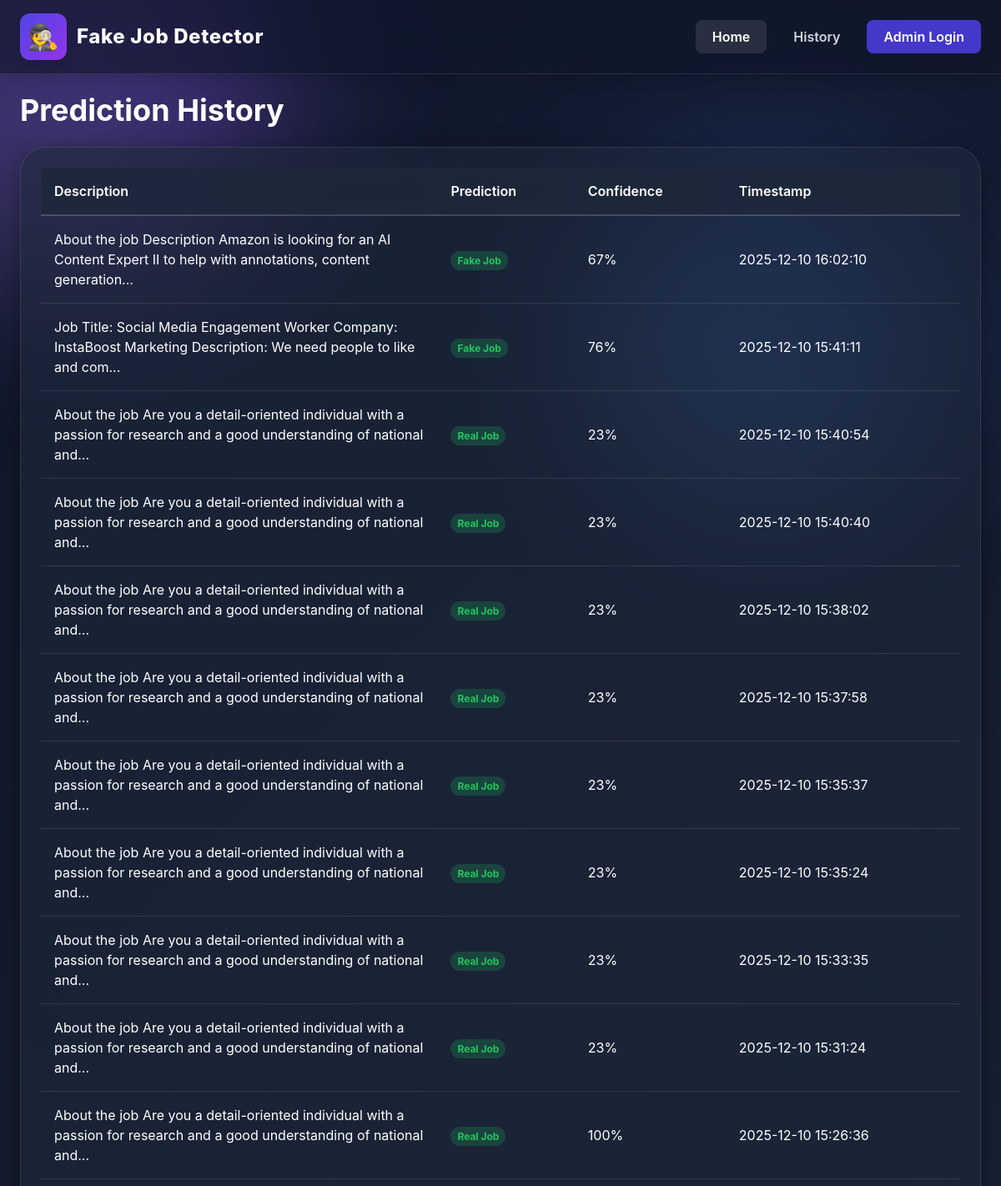
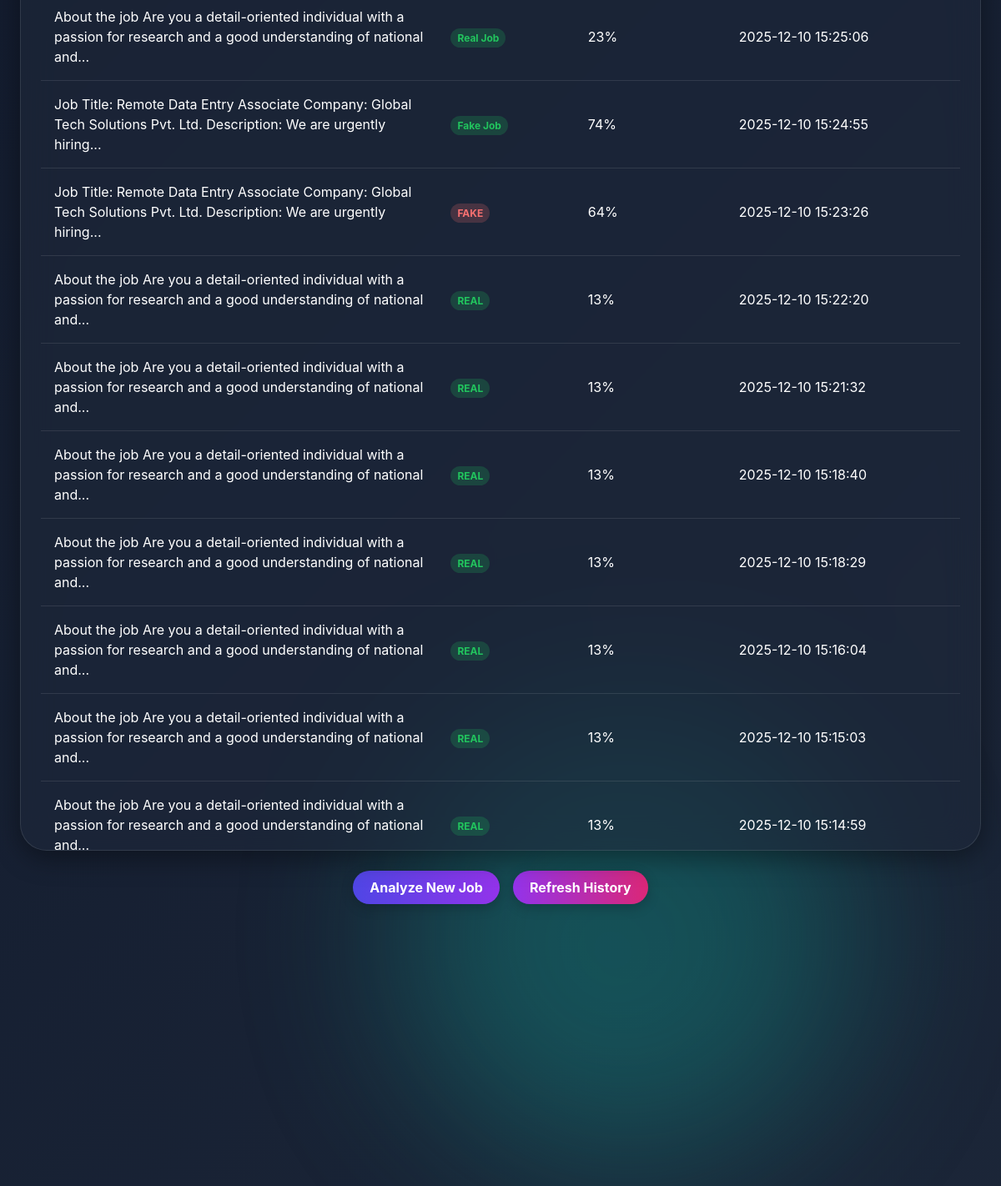
The app's page /history with its own data (2 pictures, top to bottom).
### tables this page shows
CREATE TABLE analysis (
            id INTEGER PRIMARY KEY AUTOINCREMENT,
            job_description TEXT,
            score INTEGER,
            verdict TEXT,
            created_at TEXT
        );

### app.py (the view)
@app.route("/history")
def history():
    conn = sqlite3.connect(DB_PATH)
    c = conn.cursor()
    c.execute("SELECT job_description, verdict, score, created_at FROM analysis ORDER BY id DESC")
    rows = c.fetchall()
    conn.close()
    return render_template("history.html", records=rows)

### templates/history.html (shortened to what this page needs)
<!doctype html>
<html lang="en" class="h-full bg-slate-900">
<head>
  <script src="https://cdn.tailwindcss.com"></script>
</head>
<body class="h-full">
  <div class="blob blob1"></div>
  <div class="blob blob2"></div>
  <div class="blob blob3"></div>
  <nav class="fixed top-0 left-0 right-0 z-50 backdrop-blur-xl bg-slate-900/60 border-b border-white/10 shadow-lg transition-all duration-300">
    <div class="max-w-7xl mx-auto px-6 py-4 flex justify-between items-center">
      <div class="flex items-center gap-3 cursor-default select-none">
        <div class="w-14 h-14 rounded-xl bg-gradient-to-br from-indigo-600 to-purple-600 flex items-center justify-center text-3xl drop-shadow-lg">🕵️</div>
        <span class="text-2xl font-extrabold tracking-wide text-white">Fake Job Detector</span>
      </div>
      <div class="flex gap-3 items-center">
        <a href="/" class="px-5 py-2 text-base font-semibold rounded-lg bg-white/10 text-white hover:bg-white/20 active:scale-95 transition">Home</a>
        <a href="/history" class="px-5 py-2 text-base font-semibold rounded-lg text-gray-300 hover:text-white hover:bg-white/10 active:scale-95 transition">History</a>
        <a href="/admin_login" class="px-5 py-2 text-base font-semibold rounded-lg bg-indigo-700 hover:bg-indigo-800 text-white active:scale-95 transition">Admin Login</a>
      </div>
    </div>
  </nav>
  <main class="pt-28 px-6 max-w-7xl mx-auto relative z-10 space-y-6">
    <h1 class="text-4xl font-bold mb-6">Prediction History</h1>
    <div class="glass">
      {% if records %}
      <table>
        <thead>
          <tr>
            <th>Description</th>
            <th>Prediction</th>
            <th>Confidence</th>
            <th>Timestamp</th>
          </tr>
        </thead>
        <tbody>
          {% for job, label, conf, time in records %}
          <tr class="hover:bg-white/10 transition">
            <td class="max-w-xs">{{ job[:120] }}{% if job|length > 120 %}...{% endif %}</td>
            <td>
              <span class="verdict-badge {% if label == 'FAKE' %}fake{% else %}real{% endif %}">
                {{ label }}
              </span>
            </td>
            <td>{{ conf }}%</td>
            <td>{{ time }}</td>
          </tr>
          {% endfor %}
        </tbody>
      </table>
      {% else %}
      <div class="text-center text-gray-300 py-12">
        No history yet. Start analyzing jobs on <a href="/" class="text-indigo-400 underline">Home</a>.
      </div>
      {% endif %}
    </div>
    <div class="flex flex-col sm:flex-row gap-4 justify-center mt-6">
      <a href="/" class="btn bg-gradient-to-r from-indigo-600 to-purple-600">Analyze New Job</a>
      <a href="/history" class="btn bg-gradient-to-r from-purple-600 to-pink-600">Refresh History</a>
    </div>
  </main>
</body>
</html>

### templates/history.html (style rules this page uses)
html, body { height: 100%; margin: 0; font-family: 'Inter', sans-serif; background: linear-gradient(135deg, #0f172a 0%, #1e293b 100%); color: white; overflow-x: hidden; }
html { scroll-behavior: smooth; }
.blob { position: fixed; border-radius: 50%; opacity: 0.35; filter: blur(100px); animation: float 25s infinite alternate ease-in-out, morph 40s infinite alternate ease-in-out; z-index: 0; pointer-events: none; }
.blob1 { width: 500px; height: 500px; background: linear-gradient(45deg, #a78bfa, #7c3aed); top: -150px; left: -150px; animation-delay: 0s; }
.blob2 { width: 400px; height: 400px; background: linear-gradient(45deg, #60a5fa, #2563eb); top: 200px; left: 60%; animation-delay: 3s; }
.blob3 { width: 550px; height: 550px; background: linear-gradient(45deg, #14b8a6, #0d9488); top: 60%; left: 40%; animation-delay: 6s; }
.glass { background: rgba(30, 41, 59, 0.6); backdrop-filter: blur(20px); border: 1px solid rgba(255,255,255,0.1); border-radius: 2rem; box-shadow: 0 8px 32px rgba(0,0,0,0.4); padding: 1.5rem; max-height: 60vh; overflow-y: auto; overflow-x: hidden; }
table { width: 100%; border-collapse: collapse; }
th, td { padding: 1rem; text-align: left; word-wrap: break-word; }
th { border-bottom: 2px solid rgba(255,255,255,0.2); font-weight: 600; position: sticky; top: 0; background: rgba(30,41,59,0.8); backdrop-filter: blur(10px); }
td { border-bottom: 1px solid rgba(255,255,255,0.1); }
.btn { display: inline-block; padding: 0.5rem 1.25rem; border-radius: 9999px; font-weight: 700; color: white; text-align: center; box-shadow: 0 4px 15px rgba(0,0,0,0.2); transition: all 0.3s ease; text-decoration: none; }
.verdict-badge { padding: 0.25rem 0.5rem; border-radius: 9999px; font-weight: bold; font-size: 0.75rem; }
.fake { background-color: rgba(248, 113, 113, 0.2); color: #f87171; }
.real { background-color: rgba(34,197,94,0.2); color: #22c55e; }

### records on screen
analysis: job_description "About the job Description Amazon is looking for an AI Content Expert II to help with annotations, content generation", verdict "Fake Job", score "67", created_at "2025-12-10 16:02:10"
analysis: job_description "Job Title: Social Media Engagement Worker Company: InstaBoost Marketing Description: We need people to like and com", verdict "Fake Job", score "76", created_at "2025-12-10 15:41:11"
analysis: job_description "About the job Are you a detail-oriented individual with a passion for research and a good understanding of national and", verdict "Real Job", score "23", created_at "2025-12-10 15:40:54"
analysis: job_description "About the job Are you a detail-oriented individual with a passion for research and a good understanding of national and", verdict "Real Job", score "23", created_at "2025-12-10 15:40:40"
analysis: job_description "About the job Are you a detail-oriented individual with a passion for research and a good understanding of national and", verdict "Real Job", score "23", created_at "2025-12-10 15:38:02"
analysis: job_description "About the job Are you a detail-oriented individual with a passion for research and a good understanding of national and", verdict "Real Job", score "23", created_at "2025-12-10 15:37:58"
analysis: job_description "About the job Are you a detail-oriented individual with a passion for research and a good understanding of national and", verdict "Real Job", score "23", created_at "2025-12-10 15:35:37"
analysis: job_description "About the job Are you a detail-oriented individual with a passion for research and a good understanding of national and", verdict "Real Job", score "23", created_at "2025-12-10 15:35:24"
analysis: job_description "About the job Are you a detail-oriented individual with a passion for research and a good understanding of national and", verdict "Real Job", score "23", created_at "2025-12-10 15:33:35"
analysis: job_description "About the job Are you a detail-oriented individual with a passion for research and a good understanding of national and", verdict "Real Job", score "23", created_at "2025-12-10 15:31:24"
analysis: job_description "About the job Are you a detail-oriented individual with a passion for research and a good understanding of national and", verdict "Real Job", score "100", created_at "2025-12-10 15:26:36"
analysis: job_description "About the job Are you a detail-oriented individual with a passion for research and a good understanding of national and", verdict "Real Job", score "23", created_at "2025-12-10 15:25:06"
analysis: job_description "Job Title: Remote Data Entry Associate Company: Global Tech Solutions Pvt. Ltd. Description: We are urgently hiring", verdict "Fake Job", score "74", created_at "2025-12-10 15:24:55"
analysis: job_description "Job Title: Remote Data Entry Associate Company: Global Tech Solutions Pvt. Ltd. Description: We are urgently hiring", verdict "FAKE", score "64", created_at "2025-12-10 15:23:26"
analysis: job_description "About the job Are you a detail-oriented individual with a passion for research and a good understanding of national and", verdict "REAL", score "13", created_at "2025-12-10 15:22:20"
analysis: job_description "About the job Are you a detail-oriented individual with a passion for research and a good understanding of national and", verdict "REAL", score "13", created_at "2025-12-10 15:21:32"
analysis: job_description "About the job Are you a detail-oriented individual with a passion for research and a good understanding of national and", verdict "REAL", score "13", created_at "2025-12-10 15:18:40"
analysis: job_description "About the job Are you a detail-oriented individual with a passion for research and a good understanding of national and", verdict "REAL", score "13", created_at "2025-12-10 15:18:29"
analysis: job_description "About the job Are you a detail-oriented individual with a passion for research and a good understanding of national and", verdict "REAL", score "13", created_at "2025-12-10 15:16:04"
analysis: job_description "About the job Are you a detail-oriented individual with a passion for research and a good understanding of national and", verdict "REAL", score "13", created_at "2025-12-10 15:15:03"
analysis: job_description "About the job Are you a detail-oriented individual with a passion for research and a good understanding of national and", verdict "REAL", score "13", created_at "2025-12-10 15:14:59"
